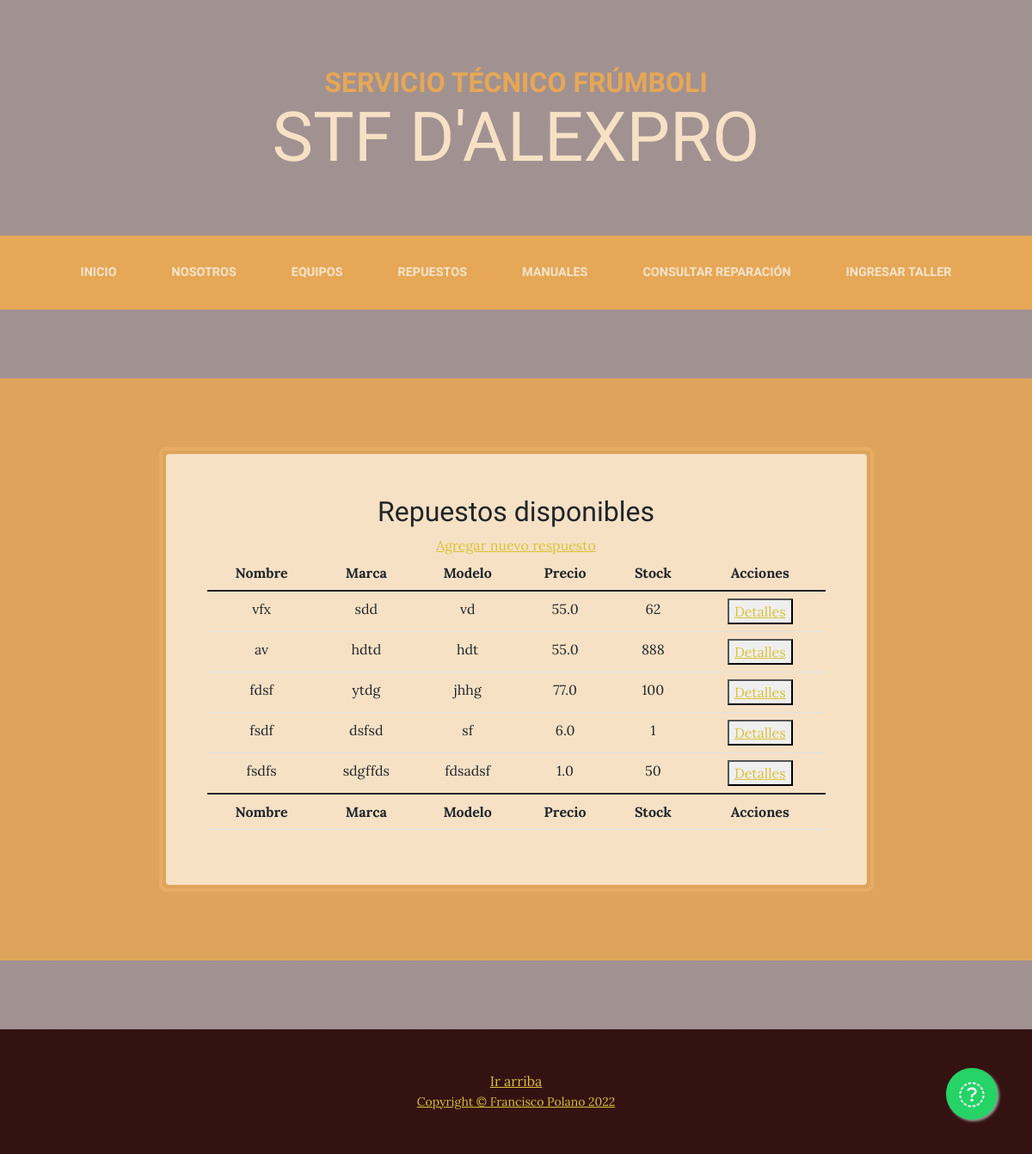
Page /AppSTF/repuestos on the earlier database version.
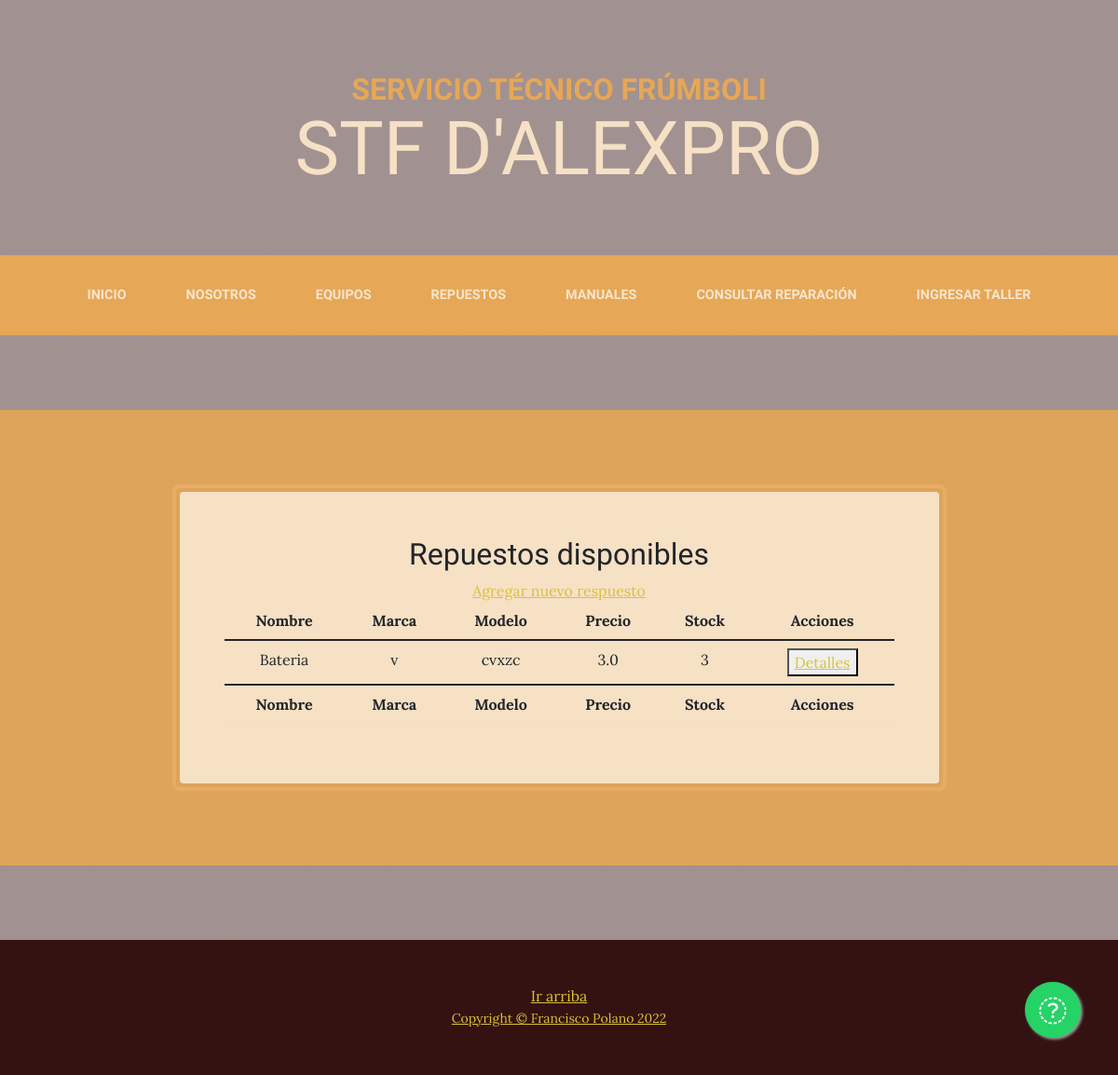
Same page on the later database version.
### AppSTF/models.py (models this page shows, shortened)
class Repuestos(models.Model):
    nombre = models.CharField(max_length=60)
    marca = models.CharField(max_length=60)
    modelo = models.CharField(max_length=60)
    precio = models.FloatField()
    stock = models.SmallIntegerField()
    foto = models.ImageField(upload_to='repuestos', default='settings.MEDIA_ROOT/repuestos/generic_repuesto.jfif')

### AppSTF/views.py (the view)
# urls.py: path('repuestos', views.repuestosLista, name="Repuestos lista"),
def repuestosLista(request):
    repuestos = Repuestos.objects.all()
    return render(request, "AppSTF/Repuestos/repuestosLista.html",{'datos':repuestos})

### AppSTF/templates/AppSTF/Repuestos/repuestosLista.html (shortened to what this page needs)
{% extends 'AppSTF/padre.html' %}
{% load static %}
{% block cuerpo %}
<section class="page-section cta">
    <div class="container">
        <div class="row">
            <div class="col-xl-9 mx-auto">
                <div class="cta-inner bg-faded text-center rounded">
                    <h2> Repuestos disponibles </h2>
                    <a href="{% url 'Repuestos alta' %}">Agregar nuevo respuesto</a>
                    <table class="table" id="ListaRepuestos">
                        <thead>
                            <tr>
                                <th>Nombre</th>
                                <th>Marca</th>
                                <th>Modelo</th>
                                <th>Precio</th>
                                <th>Stock</th>
                                <th>Acciones</th>
                            </tr>
                        </thead>
                        <tbody>
                            {% if datos %}
                                {% for repuesto in datos %}
                                    <tr>
                                        <td>{{repuesto.nombre}}</td>
                                        <td>{{repuesto.marca}}</td>
                                        <td>{{repuesto.modelo}}</td>
                                        <td>{{repuesto.precio}}</td>
                                        <td>{{repuesto.stock}}</td>
                                        <td>
                                            <button>
                                                <a href="{% url 'Repuestos detalle' repuesto.id %}">Detalles</a>
                                            </button>
                                        </td>
                                    </tr>
                                {% endfor %}
                            {% else %}
                                <tr><td>No hay repuestos disponibles</td></tr>
                            {% endif %}
                        </tbody>
                        <tfoot>
                            <tr>
                                <th>Nombre</th>
                                <th>Marca</th>
                                <th>Modelo</th>
                                <th>Precio</th>
                                <th>Stock</th>
                                <th>Acciones</th>
                            </tr>
                        </tfoot>
                    </table>
                </div>
            </div>
        </div>
    </div>
</section>
{% endblock %}

Differences in the rows shown:
removed Repuestos: nombre "vfx", marca "sdd", modelo "vd", precio "55.0", stock "62"
removed Repuestos: nombre "av", marca "hdtd", modelo "hdt", precio "55.0", stock "888"
removed Repuestos: nombre "fdsf", marca "ytdg", modelo "jhhg", precio "77.0", stock "100"
removed Repuestos: nombre "fsdf", marca "dsfsd", modelo "sf", precio "6.0", stock "1"
removed Repuestos: nombre "fsdfs", marca "sdgffds", modelo "fdsadsf", precio "1.0", stock "50"
added Repuestos: nombre "Bateria", marca "v", modelo "cvxzc", precio "3.0", stock "3"
